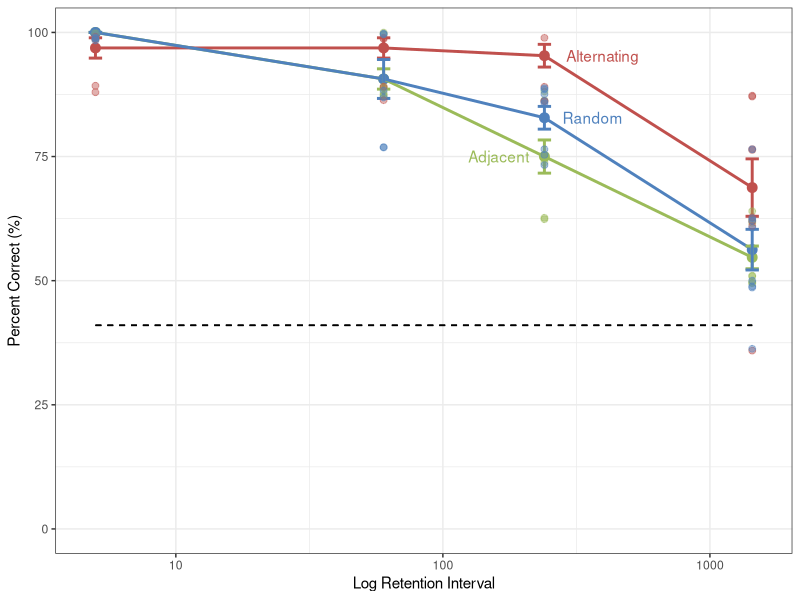

This chart was generated by the following R code: (Note: this script raises an error after producing the figure.)
## ---- chunk 1
library(formatR)
library(knitr)
knitr::opts_chunk$set(echo = TRUE)
opts_chunk$set(echo = TRUE)
opts_chunk$set(tidy.opts=list(width.cutoff=50),tidy=TRUE)
## ---- chunk 2
library(readr)
library(tidyr)
library(dplyr)
library(ggplot2)
library(ggrepel)
## ---- chunk 3
rdata <- read_csv("thesisexp1.csv")
rdata$Pattern <- factor(rdata$Pattern)
## ---- chunk 4
rdata2 <- rdata %>%
    group_by(Pattern, RI, Rat) %>%
    summarize(mean1 = mean(PercentCorrect))

rdata3 <- rdata %>%
    group_by(Pattern, RI, Rat) %>%
    summarize(mean1 = mean(PercentCorrect)) %>%
    group_by(Pattern, RI) %>%
    summarize(mean2 = mean(mean1), stderror = sd(mean1)/sqrt(8))
## ---- chunk 5
png(filename = "revamp.png",
    type = "cairo", 
    units = "in", 
    width = 8,
    height = 8,
    pointsize = 8, 
    res = 300)

rdata3 %>%
    ggplot(aes(x = RI, 
               y = mean2, 
               group = Pattern, 
               color = Pattern)) +
    geom_point(size = 3) +
    geom_line(size = 1) +
    geom_errorbar(ymin = rdata3$mean2 - rdata3$stderror, 
                  ymax = rdata3$mean2 + rdata3$stderror, 
                  width = 0.05,
                  size = 1) +
    geom_text(data = rdata3[rdata3$RI == "240",], 
              aes(label = Pattern), 
              hjust = c(1.25, -0.3, -0.3)) +
    geom_jitter(data = rdata2, 
                aes(y = mean1),
                size = 2,
                alpha = 0.45,
                width = 0,
                height = 2) +
    scale_x_log10() +
    scale_y_continuous(limits = c(0, 100)) +
    scale_color_manual(values = c("#9bbb59", "#c0504d", "#4f81bd")) +
    labs(x = "Log Retention Interval", y = "Percent Correct (%)") +
    geom_line(y = 41, colour = "black", linetype = 2) +
    guides(colour = "none") +
    theme_bw()

dev.off()
## ---- chunk 6
knitr::include_graphics('/img/bostonsky.JPG')
